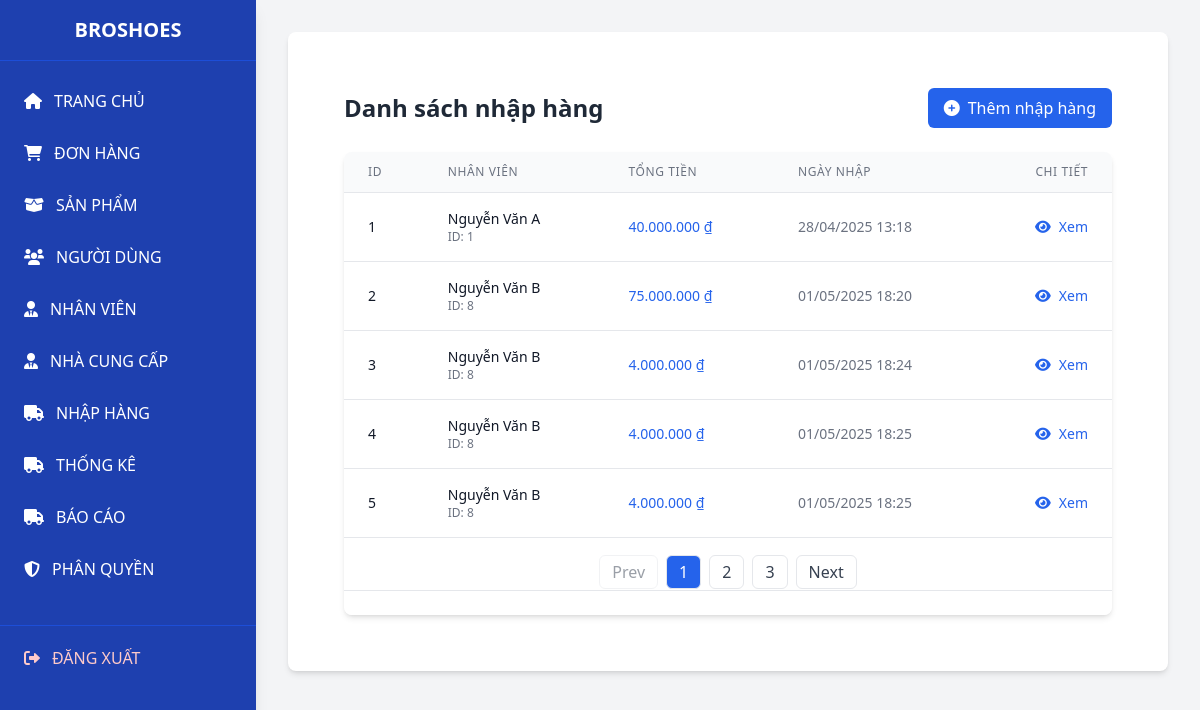
Screenshot of /admin/admin.php?page=imports&action=list (signed in) with the database file from the repository.
### tables this page shows
CREATE TABLE `import` (
  `ImportID` int(11) NOT NULL,
  `EmployeeID` int(11) NOT NULL,
  `Total` decimal(10,2) DEFAULT 0.00,
  `ImportDate` datetime DEFAULT current_timestamp()
);

CREATE TABLE `employee` (
  `EmployeeID` int(11) NOT NULL,
  `Username` varchar(50) NOT NULL,
  `Fullname` varchar(100) NOT NULL,
  `PhoneNumber` varchar(20) DEFAULT NULL,
  `Email` varchar(100) NOT NULL,
  `Address` text DEFAULT NULL,
  `PasswordHash` varchar(255) NOT NULL,
  `CreatedAt` datetime DEFAULT current_timestamp(),
  `isActivate` int(11) NOT NULL,
  `RoleID` int(11) DEFAULT NULL
);

### admin/models/Permission.php (called while the page is built, shortened)
<?php
    class Permission {
        private $db;
        public function __construct($db) {
            $this->db = $db;
        }
        public function getPermissionsByRole($RoleID) {
            $query = "SELECT ma_quyen FROM quyen WHERE id IN (SELECT id_quyen FROM chitiet_vaitro_quyen WHERE id_vaitro = :roleID)";
            $stmt = $this->db->prepare($query);
            $stmt->bindParam(':roleID', $RoleID, PDO::PARAM_INT);
            $stmt->execute();
            return $stmt->fetchAll(PDO::FETCH_COLUMN, 0);
        }
    }

### admin/models/Import.php (called while the page is built, shortened)
<?php
class Import
{
    private $pdo;
    public function __construct($pdo)
    {
        $this->pdo = $pdo;
    }
    public function getAll()
    {
        $stmt = $this->pdo->query("SELECT i.*, e.Fullname AS EmployeeFullname
                                   FROM `import` i
                                   LEFT JOIN `employee` e ON i.EmployeeID = e.EmployeeID");
        return $stmt->fetchAll(PDO::FETCH_ASSOC);
    }
}

### admin/views/imports/list.php (the view, shortened to what this page needs)
<?php if (!$hasImportViewPermission): ?>
    <div style="margin-top: 15px; color: red; font-weight: bold;">
        Bạn không có quyền truy cập trang này.
    </div>
<?php else: ?>
    <?php
    function renderButton($text, $href = '#', $iconClass = '', $itemclass = '', $disabled = false)
    {
        $itemclass .= $disabled ? 'bg-gray-400 cursor-not-allowed' : '';
        $hrefAttribute = $disabled ? '' : 'href="' . $href . '"';
        echo '<a ' . $hrefAttribute . ' class="' . $itemclass . '" >';
        if (!empty($iconClass)) {
            echo '<i class="' . $iconClass . ' mr-2"></i>';
        }
        echo $text;
        echo '</a>';
    }
    ?>
    <div class="max-w-7xl mx-auto px-4 sm:px-6 lg:px-8 py-8">
        <div class="flex justify-between items-center mb-6">
            <h2 class="text-2xl font-bold text-gray-800">Danh sách nhập hàng</h2>
            <?php renderButton('Thêm nhập hàng', 'admin.php?page=imports&action=add', 'fas fa-plus-circle mr-2', 'px-4 py-2 bg-blue-600 text-white rounded-md hover:bg-blue-700 transition flex items-center', !$hasImportAddPermission) ?>
        </div>
        <div class="bg-white shadow-md rounded-lg overflow-hidden">
            <div class="overflow-x-auto">
                <table class="min-w-full divide-y divide-gray-200">
                    <thead class="bg-gray-50">
                        <tr>
                            <th scope="col" class="px-6 py-3 text-left text-xs font-medium text-gray-500 uppercase tracking-wider">ID</th>
                            <th scope="col" class="px-6 py-3 text-left text-xs font-medium text-gray-500 uppercase tracking-wider">Nhân viên</th>
                            <th scope="col" class="px-6 py-3 text-left text-xs font-medium text-gray-500 uppercase tracking-wider">Tổng tiền</th>
                            <th scope="col" class="px-6 py-3 text-left text-xs font-medium text-gray-500 uppercase tracking-wider">Ngày nhập</th>
                            <th scope="col" class="px-6 py-3 text-right text-xs font-medium text-gray-500 uppercase tracking-wider">Chi tiết</th>
                        </tr>
                    </thead>
                    <tbody class="bg-white divide-y divide-gray-200">
                        <?php foreach ($imports as $import): ?>
                            <tr class="hover:bg-gray-50 transition data-import-row">
                                <td class="px-6 py-4 whitespace-nowrap text-sm font-medium text-gray-900"><?= $import['ImportID'] ?></td>
                                <td class="px-6 py-4 whitespace-nowrap text-sm text-gray-900">
                                    <?= htmlspecialchars($import['EmployeeFullname']) ?>
                                    <span class="text-gray-500 block text-xs">ID: <?= $import['EmployeeID'] ?></span>
                                </td>
                                <td class="px-6 py-4 whitespace-nowrap text-sm font-medium text-blue-600">
                                    <?= number_format($import['Total'], 0, ',', '.') ?> ₫
                                </td>
                                <td class="px-6 py-4 whitespace-nowrap text-sm text-gray-500">
                                    <?= date('d/m/Y H:i', strtotime($import['ImportDate'])) ?>
                                </td>
                                <td class="px-6 py-4 whitespace-nowrap text-right text-sm font-medium">
                                </td>
                            </tr>
                        <?php endforeach; ?>
                    </tbody>
                    <tfoot>
                        <tr>
                            <td colspan="100%">
                                <div id="pagination" class="flex justify-center mt-4 space-x-2"></div>
                            </td>
                        </tr>
                    </tfoot>
                </table>
            </div>
            <div class="bg-white px-4 py-3 flex items-center justify-between border-t border-gray-200 sm:px-6">
            </div>
        </div>
    </div>
<?php endif; ?>

### rows the page displays
import: ImportID "1", EmployeeID.Fullname "Nguyễn Văn A", EmployeeID "1", Total "40.000.000", ImportDate "28/04/2025 13:18"
import: ImportID "2", EmployeeID.Fullname "Nguyễn Văn B", EmployeeID "8", Total "75.000.000", ImportDate "01/05/2025 18:20"
import: ImportID "3", EmployeeID.Fullname "Nguyễn Văn B", EmployeeID "8", Total "4.000.000", ImportDate "01/05/2025 18:24"
import: ImportID "4", EmployeeID.Fullname "Nguyễn Văn B", EmployeeID "8", Total "4.000.000", ImportDate "01/05/2025 18:25"
import: ImportID "5", EmployeeID.Fullname "Nguyễn Văn B", EmployeeID "8", Total "4.000.000", ImportDate "01/05/2025 18:25"

### other values shown
$text "Thêm nhập hàng"
